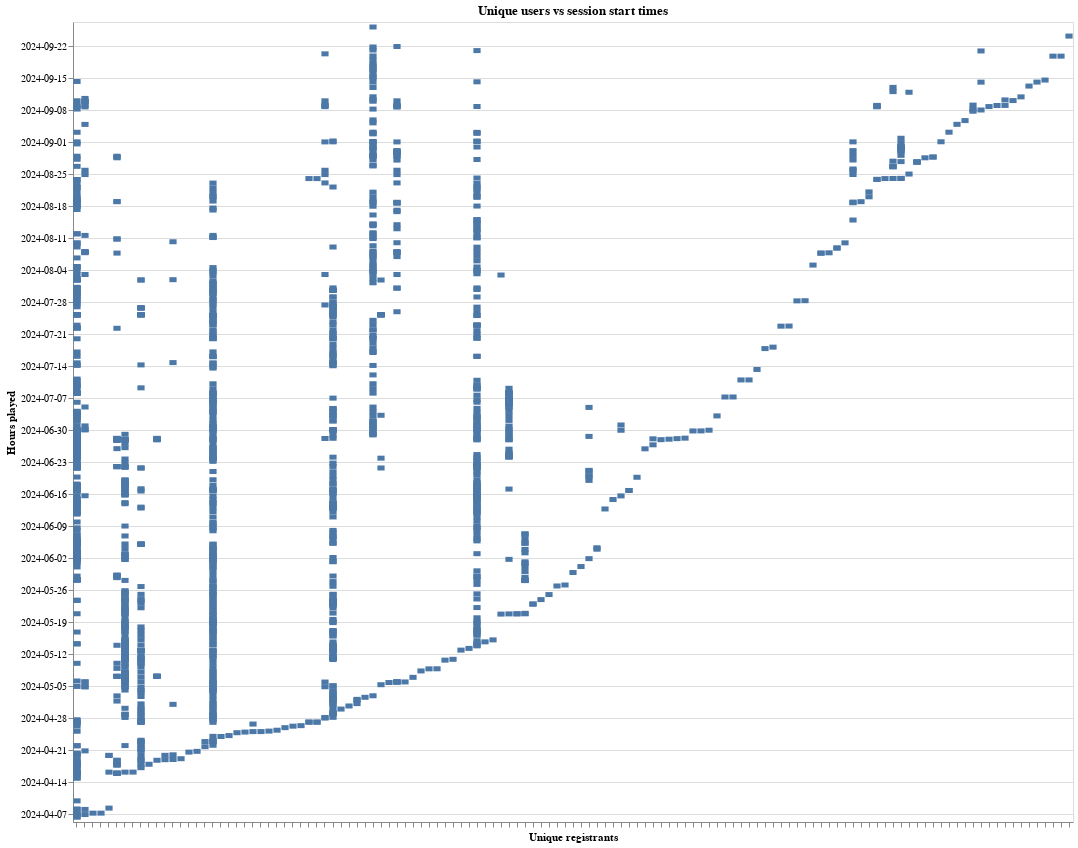

Notebook code for this chart:
### Code cell
unique_vs_start_time = alt.Chart(sessions, title="Unique users vs session start times").mark_bar().encode(
    x=alt.X("hashedEmail", axis=alt.Axis(labels=False)).sort("y").title("Unique registrants"),
    y=alt.Y("start_time:T").title("Hours played").axis(tickCount=30, format='%Y-%m-%d'),
    #color=alt.Color("experience")
).properties(width = 1000, height=800 )

unique_vs_start_time

### Figure 1 — Vega-Lite specification as saved in the notebook (floating-point values rounded to 4 significant figures; data arrays with more than 128 entries replaced by an {"elided": "..."} marker saying what was removed)
{"config": {"view": {"continuousWidth": 300, "continuousHeight": 300}}, "data": {"name": "data-2be43771e937b2ec3f73a34bb533844f"}, "mark": {"type": "bar"}, "encoding": {"x": {"axis": {"labels": false}, "field": "hashedEmail", "sort": "y", "title": "Unique registrants", "type": "nominal"}, "y": {"axis": {"tickCount": 30, "format": "%Y-%m-%d"}, "field": "start_time", "title": "Hours played", "type": "temporal"}}, "height": 800, "title": "Unique users vs session start times", "width": 1000, "$schema": "https://vega.github.io/schema/vega-lite/v5.20.1.json", "datasets": {"data-2be43771e937b2ec3f73a34bb533844f": {"elided": "1535 records"}}}
